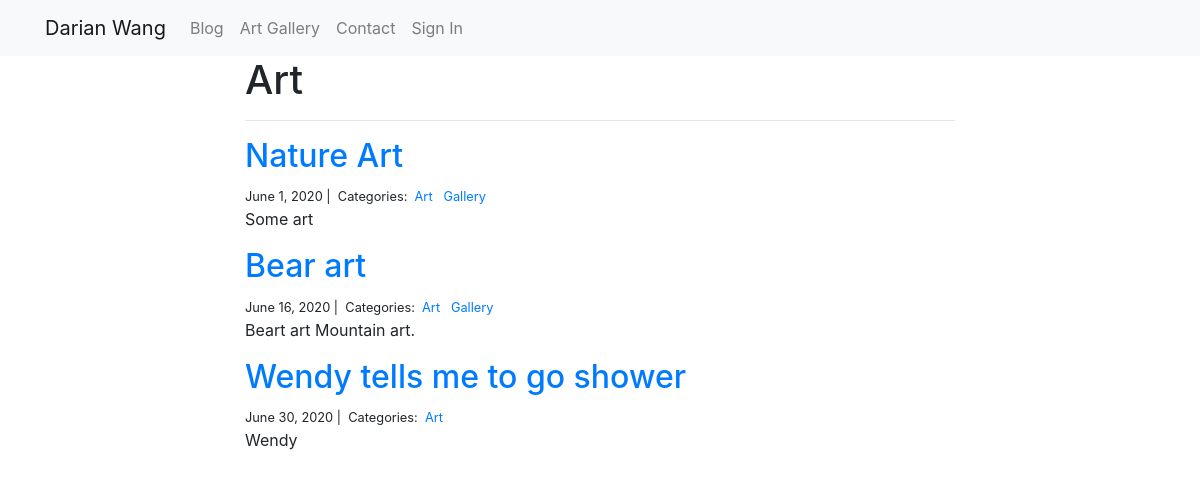
/blog/category/Art/, run on the app's committed database.
### blog/models.py (models this page shows, shortened)
class Post(models.Model):
    title = models.CharField(max_length=100)
    overview = models.TextField(blank=True)
    date = models.DateField(default=date.today)
    created_on = models.DateTimeField(auto_now_add=True) #UTC
    content = HTMLField('Content', blank=True)
    categories = models.ManyToManyField(Category, related_name='posts')
    featured = models.BooleanField(default=False)
    private = models.BooleanField(default=False)

class Category(models.Model):
    name = models.CharField(max_length=20)

### blog/views/views.py (the view)
# urls.py: path("category/<category>/", views.blog_category, name="blog_category"),
def blog_category(request, category):
    posts = Post.objects.filter(
        categories__name__icontains=category
    ).order_by(
        '-created_on'
    )
    context = {
        "category": category,
        "posts": posts,
    }
    return render(request, "blog_category.html", context)

### blog/templates/blog_category.html
{% extends "base.html" %}
{% load static %}
{% block content %}
<div class="col-md-8 offset-md-2">
    <h1>{{ category | title }}</h1>
    <hr>
    {% for post in posts %}
        <h2><a href="{% url 'blog_detail' post.pk%}">{{ post.title }}</a></h2>
        <small>
            {{ post.date }} |&nbsp;
            Categories:&nbsp;
            {% for category in post.categories.all %}
            <a href="{% url 'blog_category' category.name %}">
                {{ category.name }}
            </a>&nbsp;
            {% endfor %}
        </small>
        <p>{{ post.overview | slice:":400" }}</p>
    {% endfor %}
</div>
{% endblock %}

### data on the page
Post: title "Nature Art", date "June 1, 2020", overview "Some art"
Category: name "Art"
Category: name "Gallery"
Post: title "Bear art", date "June 16, 2020", overview "Beart art Mountain art."
Post: title "Wendy tells me to go shower", date "June 30, 2020", overview "Wendy"

### other printed values
{{ category | title }} "Art"
